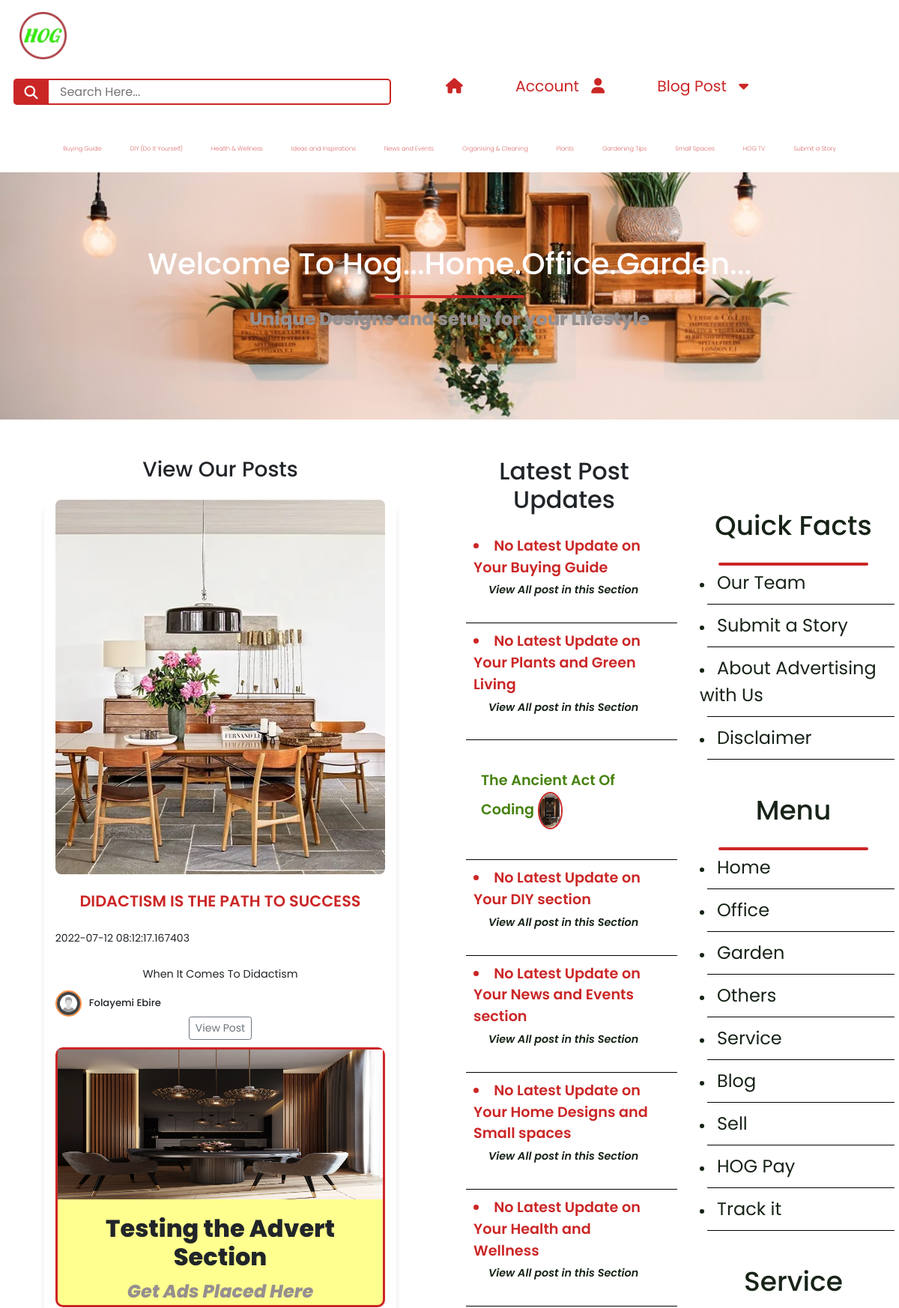
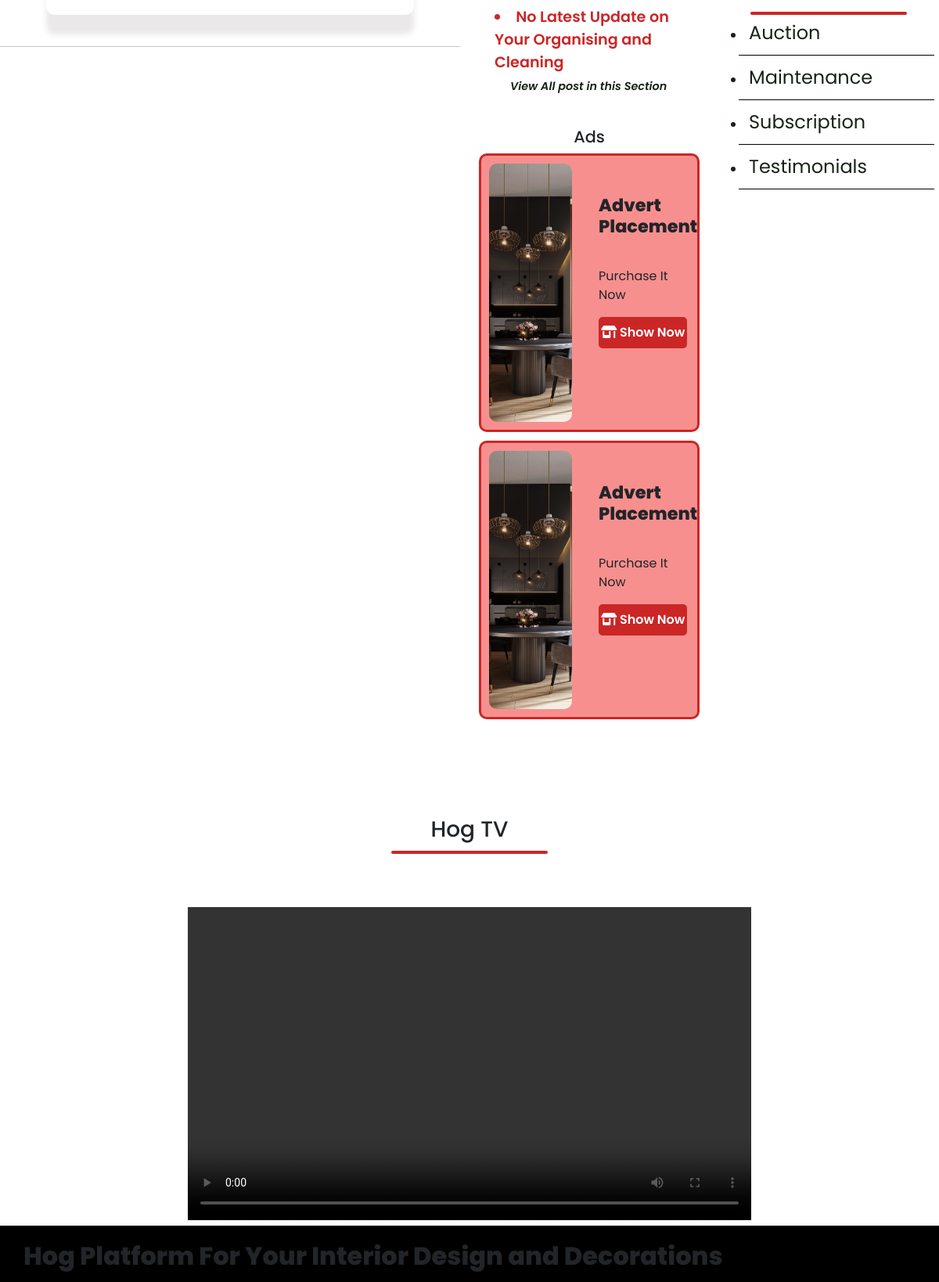
Screenshot of /finances (upper part) with the database file from the repository (2 pictures, top to bottom).
### app.py (models this page shows, shortened)
class Finances(db.Model):
	id = db.Column(db.Integer, primary_key=True)
	title = db.Column(db.String(255))
	file = db.Column(db.String(), nullable=True)
	alt = db.Column(db.String(100))
	content = db.Column(db.Text)
	date_posted = db.Column(db.DateTime, default=datetime.utcnow)
	slug = db.Column(db.String(255))
	poster_id = db.Column(db.Integer, db.ForeignKey('users.id'))

class Users(db.Model, UserMixin):
	id = db.Column(db.Integer, primary_key=True)
	username = db.Column(db.String(20), nullable=False, unique=True)
	name = db.Column(db.String(200), nullable=False)
	about_author = db.Column(db.Text(500), nullable=True)
	email = db.Column(db.String(200), nullable=False, unique=True)
	date_added = db.Column(db.DateTime, default=datetime.utcnow)
	profile_pic = db.Column(db.String(), nullable=True)
	password_hash = db.Column(db.String(128))
	posts = db.relationship('Posts', backref='poster')
	businesses = db.relationship('Businesses', backref='poster')
	designs = db.relationship('Designs', backref='poster')
	finances = db.relationship('Finances', backref='poster')
	essays = db.relationship('Essays', backref='poster')
	greens = db.relationship('Greens', backref='poster')
	healths = db.relationship('Healths', backref='poster')
	ideas = db.relationship('Ideas', backref='poster')
	advertones = db.relationship('Advertones', backref='poster')
	adverttwos = db.relationship('Adverttwos', backref='poster')
	advertthrees = db.relationship('Advertthrees', backref='poster')
	advertfours = db.relationship('Advertfours', backref='poster')
	communities = db.relationship('Communities', backref='poster')
	@property
	def password(self):
		raise AttributeError(' Password Not A Readable Attribute !!! ')

class Posts(db.Model):
	id = db.Column(db.Integer, primary_key=True)
	title = db.Column(db.String(255))
	file = db.Column(db.String(), nullable=False)
	alt = db.Column(db.String(100))
	content = db.Column(db.Text)
	date_posted = db.Column(db.DateTime, default=datetime.utcnow)
	slug = db.Column(db.String(255))
	poster_id = db.Column(db.Integer, db.ForeignKey('users.id'))

### app.py (the view)
@app.route('/finances')
def finances():
	finances = Finances.query.order_by(Finances.date_posted.desc())
	posts = Posts.query.order_by(Posts.date_posted.desc()).limit(1)
	advertones = Advertones.query.order_by(Advertones.date_posted.desc()).limit(1)
	return render_template("finances.html",
		finances=finances,
		posts=posts,
		advertones=advertones)

### webforms.py
class SearchForm(FlaskForm):
	searched = StringField("Searched", validators=[DataRequired()])
	submit = SubmitField("Submit")

### app.py (called while the page is built)
@app.context_processor
def base():
	form = SearchForm()
	return dict(form=form)

### templates/finances.html (shortened to what this page needs)
{% extends 'base.html' %}
{% block content %}
  <header>
    <div class="header-content">
      <h1> Welcome To Hog...Home.Office.Garden...</h1>
      <div class="line"></div>
      <p> Unique Designs and setup for your Lifestyle</p>
    </div>
  </header>
  <section class="">
    <div class="row">
      <div class="col-6">
        <h3 class="display-header">View Our Posts</h3>
        {% for finance in finances %}
          <div class="post-box-box container">
            {% if finance.file %}
              <img src="{{url_for ('static', filename='images/' + finance.file)}}" class="post-img-img">
            {% else %}
              <img src="{{url_for ('static', filename='images/defaultuser.jpg')}}" class="post-img">
            {% endif %}
            <a href="{{ url_for('finance', id=finance.id) }}" class="post-title"> {{ finance.title | upper }}</a>
            <span class="post-date">{{ finance.date_posted }}</span>
            <p class="post-description"> {{ finance.slug | safe | title }} </p>
            <div class="profile">
              {% if current_user.profile_pic %}
              <img src="{{url_for ('static', filename='images/' + current_user.profile_pic)}}" class="profile-img">
              {% else %}
              <img src="{{url_for ('static', filename='images/defaultuser.jpg')}}" class="profile-img">
              {% endif %}
              <span class="profile-name">{{ finance.poster.name }}</span>
            </div>
              <a href="{{ url_for('finance', id=finance.id) }}" class="btn btn-outline-secondary btn-sm"> View Post </a>
            <div class="ads-section-post">
              <div class="ads-section-box-post">
                <img src="{{url_for ('static', filename='images/ads1.jpg')}}">
                <div class="ads-footer-post">
                  <h3> Testing the Advert Section </h3>
                  <span> Get Ads Placed Here </span>
                </div>
              </div>
            </div>
          </div>
          <br/>
          <hr/>
        {% else %}
            <div class="alternate">
              <h3> There are no Posts in this Section </h3>
              <p> Login and create a Post to be the First Poster Here. </p>
            </div>
        {% endfor %}
      </div>
      <div class="col-md-3">
        <h2 class="display-header">Latest Post Updates</h2>
        {% for essay in essays %}
        <div class=" hero-post">
          <a href="{{ url_for('essay', id=essay.id) }}" class="post-title"> {{ essay.title | title }}
          <img src="{{url_for ('static', filename='images/' + essay.file)}}"></a>
        </div>
        {% else %}
        <div class="hero-alternative">
          <li>No Latest Update on Your Buying Guide <br> <a href="{{ url_for('essays') }}"> View All post in this Section</a></li>
        </div>
        {% endfor %}
        <div class="horizontal-line"></div>
        {% for green in greens %}
        <div class=" hero-post">
          <a href="{{ url_for('green', id=green.id) }}" class="post-title"> {{ green.title | title }}
          <img src="{{url_for ('static', filename='images/' + green.file)}}"></a>
        </div>
        {% else %}
        <div class="hero-alternative">
          <li>No Latest Update on Your Plants and Green Living <br> <a href="{{ url_for('greens') }}"> View All post in this Section</a></li>
        </div>
        {% endfor %}
        <div class="horizontal-line"></div>
        {% for post in posts %}
        <div class=" hero-post">
          <a href="{{ url_for('post', id=post.id) }}" class="post-title"> {{ post.title | title }}
          <img src="{{url_for ('static', filename='images/' + post.file)}}"></a>
        </div>
        {% else %}
        <div class="hero-alternative">
          <li>No Latest Update on Your Ideas and Inspirations <br> <a href="{{ url_for('posts') }}"> View All post in this Section</a></li>
        </div>
        {% endfor %}
        <div class="horizontal-line"></div>
        {% for idea in ideas %}
        <div class=" hero-post">
          <a href="{{ url_for('idea', id=idea.id) }}" class="post-title"> {{ idea.title | title }}
          <img src="{{url_for ('static', filename='images/' + idea.file)}}"></a>
        </div>
        {% else %}
        <div class="hero-alternative">
          <li>No Latest Update on Your DIY section <br> <a href="{{ url_for('ideas') }}"> View All post in this Section</a></li>
        </div>
        {% endfor %}
        <div class="horizontal-line"></div>
        {% for business in businesses %}
        <div class=" hero-post">
          <a href="{{ url_for('business', id=business.id) }}" class="post-title"> {{ business.title | title }}
          <img src="{{url_for ('static', filename='images/' + business.file)}}"></a>
        </div>
        {% else %}
        <div class="hero-alternative">
          <li>No Latest Update on Your News and Events section <br> <a href="{{ url_for('businesses') }}"> View All post in this Section</a></li>
        </div>
        {% endfor %}
        <div class="horizontal-line"></div>
        {% for design in designs %}
        <div class=" hero-post">
          <a href="{{ url_for('design', id=design.id) }}" class="post-title"> {{ design.title | title }}
          <img src="{{url_for ('static', filename='images/' + design.file)}}"></a>
        </div>
        {% else %}
        <div class="hero-alternative">
          <li>No Latest Update on Your Home Designs and Small spaces <br> <a href="{{ url_for('designs') }}"> View All post in this Section</a></li>
        </div>
        {% endfor %}
        <div class="horizontal-line"></div>
        {% for health in healths %}
        <div class=" hero-post">
          <a href="{{ url_for('health', id=health.id) }}" class="post-title"> {{ health.title | title }}
          <img src="{{url_for ('static', filename='images/' + health.file)}}"></a>
        </div>
        {% else %}
        <div class="hero-alternative">
          <li>No Latest Update on Your Health and Wellness <br> <a href="{{ url_for('healths') }}"> View All post in this Section</a></li>
        </div>
        {% endfor %}
        <div class="horizontal-line"></div>
        {% for organise in organises %}
        <div class=" hero-post">
          <a href="{{ url_for('organise', id=organise.id) }}" class="post-title"> {{ organise.title | title }}
          <img src="{{url_for ('static', filename='images/' + organise.file)}}"></a>
        </div>
        {% else %}
        <div class="hero-alternative">
          <li>No Latest Update on Your Organising and Cleaning <br> <a href="{{ url_for('organises') }}"> View All post in this Section</a></li>
        </div>
        {% endfor %}
        <div class="ads-section">
          <h2> Ads</h2>
            <div class="ads-section-box">
              <div class="row">
                <div class="col-md-6">
                  <img src="{{ url_for('static', filename= 'images/ads1.jpg') }}" class="post-img"></a>
                </div>
                <div class="col-md-6">
                  <h3>Advert Placement</h3>
                  <p> Purchase It Now </p>
                  <button href="#"><i class="fas fa-shop"></i> Show Now</button>
                </div>
              </div>
            </div>
        </div>
        <div class="ads-section">
          <div class="ads-section-box">
            <div class="row">
              <div class="col-md-6">
                <img src="{{ url_for('static', filename= 'images/ads1.jpg') }}" class="post-img"></a>
              </div>
              <div class="col-md-6">
                <h3>Advert Placement</h3>
                <p> Purchase It Now </p>
                <button href="#"><i class="fas fa-shop"></i> Show Now</button>
              </div>
            </div>
          </div>
        </div>
      </div>
      <div class="col-md-3">
        <div class="post container">
          <section class="side-bar">
            <h3>Quick Facts</h3>
            <div class="line-side-bar"></div>
            <li><a href=""> Our Team</a></li>
            <div class="horizontal-line"></div>
            <li><a href="">Submit a Story</a></li>
            <div class="horizontal-line"></div>
            <li><a href="">About Advertising with Us</a></li>
            <div class="horizontal-line"></div>
            <li><a href="">Disclaimer</a></li>
            <div class="horizontal-line"></div>
          </section>
          <section class="side-bar">
            <h3>Menu</h3>
            <div class="line-side-bar"></div>
            <li><a href="">Home</a></li>
            <div class="horizontal-line"></div>
            <li><a href="">Office</a></li>
            <div class="horizontal-line"></div>
            <li><a href="">Garden</a></li>
            <div class="horizontal-line"></div>
            <li><a href="">Others</a></li>
            <div class="horizontal-line"></div>
            <li><a href="">Service</a></li>
            <div class="horizontal-line"></div>
            <li><a href="">Blog</a></li>
            <div class="horizontal-line"></div>
            <li><a href="">Sell</a></li>
            <div class="horizontal-line"></div>
            <li><a href="">HOG Pay</a></li>
            <div class="horizontal-line"></div>
            <li><a href="">Track it</a></li>
            <div class="horizontal-line"></div>
          </section>
          <section class="side-bar">
            <h3>Service</h3>
            <div class="line-side-bar"></div>
            <li><a href="">Auction</a></li>
            <div class="horizontal-line"></div>
            <li><a href="">Maintenance</a></li>
            <div class="horizontal-line"></div>
            <li><a href="">Subscription</a></li>
            <div class="horizontal-line"></div>
            <li><a href="">Testimonials</a></li>
            <div class="horizontal-line"></div>
          </section>
        </div>
      </div>
    </div>
    <section class="display">
      <h3> Hog TV <br>
        <div class="line"></div>
      </h3>
      <video src="{{ url_for('static', filename= 'images/video.mp4') }}" width="60%" height="400px" controls="autoplay"></video>
    </section>
  </section>
{% endblock %}

### rows the page displays
Finances: file (picture), title "DIDACTISM IS THE PATH TO SUCCESS", date_posted "2022-07-12 08:12:17.167403", slug "When It Comes To Didactism", poster.name "Folayemi Ebire"
Posts: title "The Ancient Act Of Coding", file (picture)
